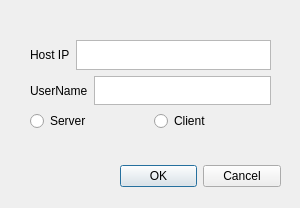
<?xml version="1.0" encoding="UTF-8"?>
<ui version="4.0">
 <class>Dialog</class>
 <widget class="QDialog" name="Dialog">
  <property name="geometry">
   <rect>
    <x>0</x>
    <y>0</y>
    <width>300</width>
    <height>208</height>
   </rect>
  </property>
  <property name="windowTitle">
   <string>Login</string>
  </property>
  <widget class="QDialogButtonBox" name="buttonBox">
   <property name="geometry">
    <rect>
     <x>120</x>
     <y>160</y>
     <width>161</width>
     <height>32</height>
    </rect>
   </property>
   <property name="orientation">
    <enum>Qt::Horizontal</enum>
   </property>
   <property name="standardButtons">
    <set>QDialogButtonBox::Cancel|QDialogButtonBox::Ok</set>
   </property>
  </widget>
  <widget class="QWidget" name="verticalLayoutWidget">
   <property name="geometry">
    <rect>
     <x>30</x>
     <y>40</y>
     <width>241</width>
     <height>91</height>
    </rect>
   </property>
   <layout class="QVBoxLayout" name="verticalLayout">
    <item>
     <layout class="QHBoxLayout" name="horizontalLayout_4">
      <item>
       <widget class="QLabel" name="label_3">
        <property name="text">
         <string>Host IP</string>
        </property>
       </widget>
      </item>
      <item>
       <widget class="QTextEdit" name="host_edit"/>
      </item>
     </layout>
    </item>
    <item>
     <layout class="QHBoxLayout" name="horizontalLayout">
      <item>
       <widget class="QLabel" name="label">
        <property name="text">
         <string>UserName</string>
        </property>
       </widget>
      </item>
      <item>
       <widget class="QTextEdit" name="username_edit"/>
      </item>
     </layout>
    </item>
    <item>
     <layout class="QHBoxLayout" name="horizontalLayout_3">
      <item>
       <widget class="QRadioButton" name="Server">
        <property name="text">
         <string>Server</string>
        </property>
       </widget>
      </item>
      <item>
       <widget class="QRadioButton" name="Client">
        <property name="text">
         <string>Client</string>
        </property>
       </widget>
      </item>
     </layout>
    </item>
   </layout>
  </widget>
 </widget>
 <resources/>
 <connections>
  <connection>
   <sender>buttonBox</sender>
   <signal>accepted()</signal>
   <receiver>Dialog</receiver>
   <slot>accept()</slot>
   <hints>
    <hint type="sourcelabel">
     <x>248</x>
     <y>254</y>
    </hint>
    <hint type="destinationlabel">
     <x>157</x>
     <y>274</y>
    </hint>
   </hints>
  </connection>
  <connection>
   <sender>buttonBox</sender>
   <signal>rejected()</signal>
   <receiver>Dialog</receiver>
   <slot>reject()</slot>
   <hints>
    <hint type="sourcelabel">
     <x>316</x>
     <y>260</y>
    </hint>
    <hint type="destinationlabel">
     <x>286</x>
     <y>274</y>
    </hint>
   </hints>
  </connection>
 </connections>
</ui>
